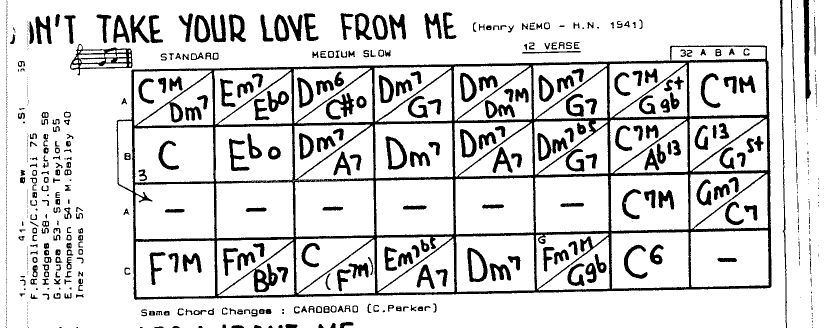
#> input picture crops/105_02_DON_T_TAKE_YOUR_LOVE_FROM_ME.png, 1654 x 655 px (shown at 1/2 size); its folder holds only this picture in this run
$ python deskew_crops_all.py
#> lines starting #> are read from the running program, lines starting #| are printed output that depends on the picture; after the words box and inside, x2 and y2 are one past the last pixel; in counts of white or black regions, pixels touching at a corner belong together
### pipelines/chords/crop_tunes.py
#!/usr/bin/env python3
"""
crop_tunes.py  -  Crop individual jazz tunes from scanned chord-grid pages
=========================================================================

Source material: "Anthologie des grilles de jazz" style pages where several
tunes are stacked vertically. Each tune has a large hand-lettered TITLE in
capitals (NOT inside a box), a small genre/tempo sub-header, then a grid of
chord boxes, and a per-tune column of discography references on the right.

The scans are 1-bit (bilevel), ~235 ppi, with no higher-quality source.

WHAT IS RELIABLE (done automatically)
  * Splitting a page into tunes and naming them, GIVEN the book index (--index).
    The script is "index-driven": the index lists exactly which titles are on
    each printed page, so the image is only used to LOCATE each known title.
    It detects candidate title bands, then aligns the page's known titles to
    them in order. Benefits:
      - a title whose hand-lettering won't OCR is still placed by its position
        in the known sequence (e.g. between its neighbours);
      - chord rows misread as titles align to nothing and are ignored;
      - tunes with several grid blocks are not over-split;
      - the exact spelling comes from the index.
    Detection is resolution-independent (every page is normalised to a working
    width internally; crops are still saved at native resolution).

  * Without --index the script falls back to pure geometry + fuzzy OCR, which is
    much less reliable on this hand-lettering. Supplying the index is strongly
    recommended.

WHAT STILL NEEDS A GLANCE
  * Each placed title carries a confidence; low ones are flagged review=yes in
    the manifest. Titles placed purely by sequence position (OCR unreadable)
    show low confidence even when correct, so a quick scan of flagged rows is
    worthwhile. The printed PAGE NUMBER is supplied via --start-page (the index
    is keyed on it), not read from the scan.

USAGE
  Step 1  detect + crop + match titles to the index:
      python pipelines/chords/crop_tunes.py page341_Riverboat.pdf \
             --out data/chords/01_crops --start-page 340 --no-sidebar \
             --index sources/AGJ_index.pdf

  Step 2  open data/chords/01_crops/manifest.csv, check the rows with review=yes
          (fix the 'title' column only if wrong), then apply the final filenames:
      python pipelines/chords/crop_tunes.py --apply data/chords/01_crops/manifest.csv

  Process the whole book by giving each PDF its correct --start-page into the
  same --out folder; the manifest accumulates across runs.

RESUMABLE / RE-ENTRANT
  Progress is checkpointed to manifest.csv after every page (atomic write), and
  pages are extracted one at a time. If the run is cancelled or killed, just run
  the SAME command again: pages whose crops already exist are skipped and it
  continues from where it stopped. Delete a crop (or the manifest) to force the
  affected page(s) to be redone.

OPTIONS
  --index PATH       book index PDF/.txt; titles are matched to it (recommended)
  --page-window N    also match against +/-N neighbouring index pages (use 1 if
                     printed page numbers might be off by one). Default 0.
  --review-below F   flag titles with match confidence below F (default 0.55)
  --out DIR          output directory (default data/chords/01_crops)
  --start-page V     printed number of the FIRST page of each PDF ('auto' =
                     digits from the filename). Incremented per page.
  --format png|pdf   output format for crops (default png)
  --no-sidebar       crop to the chord-grid only, excluding the right-hand
                     discography column (default: include it).
  --full-width       no horizontal cropping at all: keep the full page width
                     (discography column + both margins). Vertical cuts only.
  --keep-crossref    A gridless index entry BETWEEN two tunes (a redirect line
                     such as "AH LEU CHA -> I GOT RHYTHM") is always cropped on
                     its own -- it is a real index title and must not bleed into
                     a neighbour. This flag additionally keeps a gridless entry
                     that is the LAST on the page (e.g. "X -> SEE PAGE 26"),
                     which otherwise runs over the footer. Default: skip those.
  --pad PX           padding added around each crop (default 12)
  --scale F          rescale output crops by factor F (default 1.0 = native).
  --debug            also write *_debug.png overlays showing detected regions.

MANIFEST COLUMNS
  title      final title used for the filename (from the index when matched)
  conf       match confidence 0..~1 (higher = surer)
  review     'yes' when conf is low and the title is worth a human glance
  ocr_raw    what the title OCR actually read (for debugging)
  alt_title  full index entry incl. any (parenthetical) alternate title

USAGE
  python pipelines/chords/crop_tunes.py sources/AGJ.pdf --out data/chords/01_crops \
         --start-page 7 --full-width --index sources/AGJ_index.pdf
"""
import argparse, csv, os, re, sys, subprocess, tempfile, time, shutil

_START = time.time()


def log(msg=""):
    """Print a timestamped status line immediately (unbuffered)."""
    print(f"[{time.time() - _START:6.1f}s] {msg}", flush=True)
import numpy as np
import cv2

try:
    import pytesseract
    HAVE_TESS = True
except Exception:
    HAVE_TESS = False


def write_png_1bit(path, img, retries=4):
    """Save a FINAL crop as a full-resolution 1-bit optimized PNG.

    Output-encoding convention (docs/specs/melody_digitizer_spec.md §2): the
    source scans are bilevel, so any gray in a crop is an interpolation
    artifact from deskew/resize. Pipelines work in grayscale internally and
    binarize exactly once, here, at the last write (threshold 128) — never
    re-transform an already-binarized crop; regenerate from the PDF instead.
    1-bit shrinks the tracked corpus ~5x. PIL is used because cv2.imwrite
    cannot emit 1-bit PNGs. Debug/overlay images must NOT go through this.
    Retries briefly like melody_cropper.write_png (transient Windows locks)."""
    from PIL import Image
    if img.ndim == 3:
        img = cv2.cvtColor(img, cv2.COLOR_BGR2GRAY)
    bilevel = Image.fromarray(np.where(img > 128, 255, 0).astype(np.uint8),
                              mode="L").convert("1")
    for attempt in range(retries):
        try:
            bilevel.save(path, optimize=True)
            return
        except OSError:
            time.sleep(0.25)
    raise IOError(f"could not write {path} (locked?)")


# ----------------------------------------------------------------------------
# Image loading: prefer the embedded bilevel stencil (no resampling); fall back
# to rendering the PDF page at high DPI.
# ----------------------------------------------------------------------------
# [85 lines left out: functions count_pages, extract_page, pdf_page_images, not called in this run]


def to_ink(gray):
    """Return (gray_black_on_white, ink_mask) with ink=255.
    Handles the inverted-stencil polarity (white ink on black)."""
    g = gray.copy()
    if g.mean() < 110:            # mostly dark -> stencil is inverted
        g = 255 - g
    _, ink = cv2.threshold(g, 128, 255, cv2.THRESH_BINARY_INV)
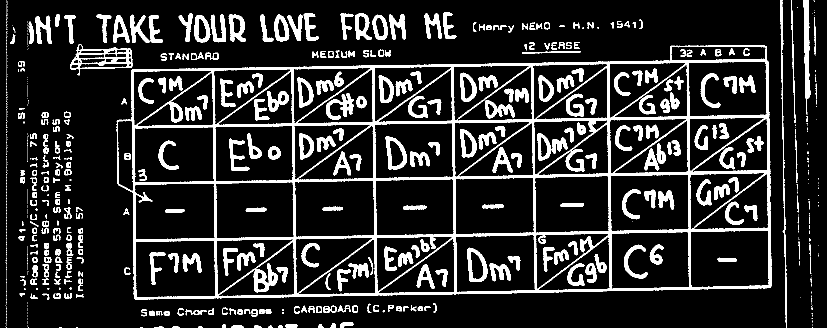
#> ink: shape (655, 1654) (shown at 1/2 size); 15.1% white; 841 white regions (479 under 20 px), largest, box (x1, y1, x2, y2) and area: (233, 91, 1543, 600) 63419, (140, 88, 265, 151) 2169, (1607, 0, 1622, 204) 1821
    return g, ink


def _open(mask, kx, ky):
    return cv2.morphologyEx(mask, cv2.MORPH_OPEN,
                            cv2.getStructuringElement(cv2.MORPH_RECT, (kx, ky)))


# --- chord-grid block detection (calibrated for the working width) ----------
# The 1-bit scans frequently have broken/dotted grid rules, so a long horizontal
# opening kernel (the old 150 px) erased whole rows and the grid went undetected
# -- which in turn produced bogus title bands and badly truncated crops. A
# shorter kernel + lower row threshold tolerates the breaks and recovers one
# clean block per tune. The vertical kernel stays long so hand-lettered TITLE
# strokes (~55-75 px) are never mistaken for grid rules.
_GRID_HK = 90        # min horizontal grid-rule length (px) for block detection
_GRID_VK = 85        # min vertical grid-rule length (px)
_GRID_THR = 0.06     # fraction of content width showing grid structure in a row
_GRID_CLOSE = 54     # bridge vertical gaps (px) between grid rows of one block


# [204 lines left out: functions grid_row_mask, grid_blocks_from_mask, content_x_bounds, grid_right_edge, _tallest_run, detect_tunes and 1 more, not called in this run]


# ----------------------------------------------------------------------------
# Title index (from the book's alphabetical index PDF) + fuzzy matching
# ----------------------------------------------------------------------------
from difflib import SequenceMatcher

_LEAD = re.compile(r'^(.+?)\s*\.{2,}\s*(\d{1,3})\s*$')        # TITLE .... 123
_GLUE = re.compile(r"^(.+?[A-Za-z\)\'\?!])(\d{1,3})\s*$")     # TITLE123 (no dots)
_ONLYNUM = re.compile(r'^\d{1,3}$')


# [87 lines left out: functions _index_columns, load_index, not called in this run]


def _squash(s):
    return re.sub(r"[^A-Z]", "", s.upper())


# [37 lines left out: functions _title_score, match_titles, not called in this run]


def main_title(full):
    """The part used for the filename: drop a trailing parenthetical alt-title."""
    return re.split(r'\s*\(', full, 1)[0].strip() or full


# ----------------------------------------------------------------------------
# INDEX-DRIVEN detection
# ----------------------------------------------------------------------------
# The index lists exactly which titles are on a page, in order. We detect
# candidate title bands generously, then align the known titles to those bands
# (order-preserving). Extra bands (chord rows) align to nothing; a title whose
# OCR failed is still placed by its position in the known sequence. This is far
# more robust than letting page geometry decide how many tunes exist.
# ----------------------------------------------------------------------------
# [547 lines left out: functions _grid_blocks, _title_bands, candidate_bands, align_titles_to_bands, refine_title_top, detect_indexed and 6 more, not called in this run]


# [2 lines that do not run on import are left out]

### pipelines/melody/melody_cropper.py
#!/usr/bin/env python3
"""
melody_cropper.py  -  Stage 0: page/tune extraction from the AGJ melody book
============================================================================

Stage 0 of the melody pipeline (one python file per stage; see
docs/specs/melody_digitizer_spec.md). It
turns pages of `AGJ_Melody.pdf` (hand-written lead sheets, several tunes per
page) into one PNG per tune in `data/melody/01_crops/`, plus a `melody_manifest.json`
mapping each crop to a canonical tune (title + grille page) for manual review.

Unlike the chord-grille pages (crop_tunes.py), melody pages have NO chord grid:
each tune is a hand-lettered TITLE line followed by a stack of 5-line staves
(with chord letters written BELOW each staff). Tune boundaries are therefore
found from the staves + the title lines, not from grid boxes:

  1. Staff systems: long horizontal strokes (staff lines) grouped into ~110px
     bands (reuse crop_tunes de-lining kernels + to_ink polarity).
  2. Tune starts: a staff begins a new tune when the strip just ABOVE it holds a
     wide centred run of hand-lettering (the title) AND/OR sits below an unusually
     large vertical gap. Chord letters hug the staff ABOVE them, so they never
     look like a title sitting just above the NEXT staff -- that asymmetry is the
     discriminator. Both cues are recorded so low-confidence splits flag review.
  3. Each tune is cropped from just above its title to just above the next tune's
     title; the last tune runs to the bottom of its music, dropping any trailing
     lyrics paragraph (a short annotation is kept -- see last_tune_bottom).

The melody book's page numbers differ from the grille book's, so a crop cannot
be named with its grille id directly. Titles are OCR'd (reuse ocr_title) and
fuzzy-matched against the whole book index (AGJ_index.pdf) to recover the
canonical title + grille page; the crop is named `<melpage>_<idx>_<TITLE>.png`
and the manifest records the matched grille page/id for the eventual join to
`data/chords/02_raw/<id>.json`. Low match confidence -> review=yes.

USAGE
  python pipelines/melody/melody_cropper.py sources/AGJ_Melody.pdf --pages 847,935,939 \
         --melody-index sources/AGJ_Melody_Index.pdf --index sources/AGJ_index.pdf \
         --out data/melody/01_crops --debug
  python pipelines/melody/melody_cropper.py sources/AGJ_Melody.pdf --pages 7..972 \
         --melody-index sources/AGJ_Melody_Index.pdf --index sources/AGJ_index.pdf
"""
import argparse, json, os, re, subprocess, sys, tempfile, time

import numpy as np
import cv2

sys.path.insert(0, os.path.dirname(os.path.dirname(os.path.dirname(os.path.abspath(__file__)))))  # repo root

# Reuse the grille machinery: page extraction, polarity fix, morphology,
# title OCR, and the fuzzy index matcher.
from pipelines.chords.crop_tunes import (count_pages, extract_page, to_ink, _open, _index_columns,
                                         ocr_title, load_index, _title_score, slugify, main_title,
                                         write_png_1bit)

_START = time.time()


def log(msg=""):
    print(f"[{time.time() - _START:6.1f}s] {msg}", flush=True)


# [9 lines left out: function write_png, not called in this run]


# ---------------------------------------------------------------------------
# Deskew: the staff-line machinery (music_x_bounds, staff_bands) relies on
# ~150px runs of long HORIZONTAL ink, so even ~1 degree of scan rotation makes a
# staff line drift off its row and vanish from the H150 mask -- staves collapse
# or merge. We straighten the page first by finding the rotation that packs the
# ink into the sharpest horizontal rows (staff lines become tall projection
# peaks only when they are level).
# ---------------------------------------------------------------------------
def estimate_skew(ink, max_deg=4.0, step=0.25):
    """Rotation (deg, CCW positive) that best levels the staff lines.

    Rotate a downscaled ink mask across +/-max_deg and keep the angle whose row
    projection is most peaked (sum of squared row sums): aligned staff lines pile
    all their ink into a few rows, maximising that energy."""
#> called with max_deg = 6, step = 0.1
    small = cv2.resize((ink > 0).astype(np.float32), None, fx=0.25, fy=0.25,
                       interpolation=cv2.INTER_AREA)
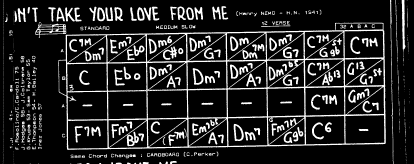
#> small: shape (164, 414) float32; min 0, max 1, mean 0.151
    h, w = small.shape
    c = (w / 2, h / 2)
    best_a, best_score = 0.0, -1.0
    for a in np.arange(-max_deg, max_deg + 1e-9, step):
        R = cv2.getRotationMatrix2D(c, float(a), 1.0)
        rot = cv2.warpAffine(small, R, (w, h), flags=cv2.INTER_LINEAR, borderValue=0)
        score = float((rot.sum(1) ** 2).sum())
        if score > best_score:
            best_score, best_a = score, float(a)
#> this loop made 121 passes
#> (score, best_score, best_a) on passes 1 to 8: (678235.1, 678235.1, -6), (680015.6, 680015.6, -5.9), (681706.1, 681706.1, -5.8), (683291.8, 683291.8, -5.7), (684884.2, 684884.2, -5.6), (686265.2, 686265.2, -5.5), (688002.1, 688002.1, -5.4), (689598, 689598, -5.3)
#> pass 1, in estimate_skew, `rot = cv2.warpAffine(small, R, (w, h), flags=cv2.INTER_LINEAR, borderV..`:
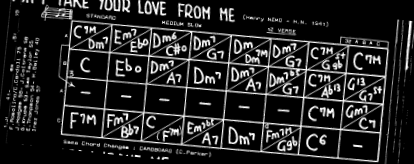
#> rot: shape (164, 414) float32; min 0, max 1, mean 0.147
#> pass 2, in estimate_skew, `rot = cv2.warpAffine(small, R, (w, h), flags=cv2.INTER_LINEAR, borderV..`:
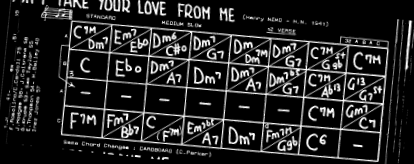
#> rot: shape (164, 414) float32; min 0, max 1, mean 0.147
#> pass 3, in estimate_skew, `rot = cv2.warpAffine(small, R, (w, h), flags=cv2.INTER_LINEAR, borderV..`:
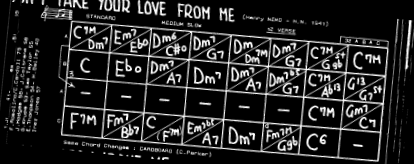
#> rot: shape (164, 414) float32; min 0, max 1, mean 0.147
#> after the loop, best_a = -1; best_score = 962303.6
    return best_a


def deskew(native, angle):
    """Rotate the scan by `angle` deg about its centre, padding with white."""
    h, w = native.shape[:2]
    R = cv2.getRotationMatrix2D((w / 2, h / 2), angle, 1.0)
    return cv2.warpAffine(native, R, (w, h), flags=cv2.INTER_LINEAR,
                          borderValue=(255, 255, 255))


# ---------------------------------------------------------------------------
# Geometry: staff systems and the music x-extent.
# ---------------------------------------------------------------------------
# [42 lines left out: functions music_x_bounds, staff_bands, not called in this run]


# ---------------------------------------------------------------------------
# Width crop: trim the page to the staves without clipping any music.
# ---------------------------------------------------------------------------
# We keep the FULL page height per tune, but narrow each crop to the music
# column so the white side margins and the spiral binding drop away. The anchor
# is the staff lines' own horizontal extent [sl, sr]; everything that reaches
# past it -- title ends, chord-symbol tails, 1st/2nd-ending brackets -- sits only
# a few dozen px beyond, while the binding sits >=~200px out behind a clear white
# gap. So a generous fixed pad keeps every overhang yet still lands inside that
# gap. A defensive clamp then refuses to cross a near-edge full-height binding
# column, in case a particular page's gap is tighter than the pad.
XPAD = 150             # px kept beyond the staff lines on each side
BIND_HFRAC = 0.32      # ink-column height fraction that marks a binding bar
BIND_GAP = 20          # stay this many px clear of a binding column


# [71 lines left out: functions staff_x_extent, music_x_crop, deline_text, merged_text_comps, not called in this run]


# ---------------------------------------------------------------------------
# Tune-start detection.
# ---------------------------------------------------------------------------
# A staff starts a new tune when a large vertical gap precedes it (GAP): a new
# tune needs room for its title, so within-tune staves (their gap filled by the
# previous staff's chord row) sit at the page's baseline spacing, while a real
# start clears it. That baseline spacing VARIES per page (~120-175px depending on
# how many staves are packed on), so a fixed threshold either over-splits dense
# pages or misses tight ones. Instead we threshold RELATIVE to the page's own
# median inter-staff gap: within-tune gaps stay below ~1.2x the median, real
# starts run >2x it, so GAP_RATIO*median lands safely between (with an absolute
# floor for pages too small to estimate a median). The title's width (WFRAC) is
# only a CORROBORATING cue -- it cannot mark a start on its own, because a
# full-width chord row ("F Dm Gm7 C7 ...") written below one staff drops into the
# next staff's title zone and trips wfrac mid-tune (and can even sit nearer the
# staff below than above). So a gap-start that also carries a wide title hugging
# its own staff is high-confidence; a gap alone is flagged for review.
WFRAC_START = 0.27     # merged title width / music width to corroborate a start
GAP_RATIO = 1.4        # a start gap exceeds this multiple of the median staff gap
GAP_FLOOR = 160        # absolute floor for the start gap (small/odd pages)
# Title sits in rows [staff_top-220, staff_top-8]. The upper reach is generous
# (220px, not ~one staff-gap) because a "Verse"/"Chorus"/"Bebop Intro" tempo line
# or a section box often sits BETWEEN the title and the staff, pushing the title
# ~160-190px up. That only risks catching the previous staff's chord row on a
# real start, but a real start's gap is large (>=300px), so that chord row stays
# well above 220px and out of the zone.
TITLE_ZONE = (220, 8)


# [40 lines left out: function find_tune_starts, not called in this run]


# A tune's last staff is followed by its chord-letter row; anything more below
# that is either a short annotation (keep) or a lyrics paragraph (omit). We
# classify by the total text height BELOW the chord row: one short line is an
# annotation, a taller block is lyrics.
LYRICS_MIN_H = 180     # px of text below the chord row that marks a lyrics block


# [328 lines left out: functions text_lines_below, last_tune_bottom, load_melody_index, match_index, parse_pages, resolve_grille_page and 3 more, not called in this run]


# [2 lines that do not run on import are left out]

### pipelines/melody/deskew_crops_all.py
"""One-off: deskew every data/melody/crops PNG in place using melody_cropper's tools.

For each `<name>.png` in data/melody/crops/ (skipping the `_orig` backups), copies
the original to `<name>_orig.png` first, then estimates + corrects skew and
overwrites the crop. Does NOT commit anything.

Usage: python pipelines/melody/deskew_crops_all.py
"""
import glob
import os
import shutil
import sys

import cv2

ROOT = os.path.dirname(os.path.dirname(os.path.dirname(os.path.abspath(__file__))))  # repo root
sys.path.insert(0, ROOT)

from pipelines.chords.crop_tunes import to_ink, write_png_1bit
from pipelines.melody.melody_cropper import deskew, estimate_skew

CROPS = os.path.join(ROOT, "data", "melody", "crops")


def process(src):
    name = os.path.splitext(os.path.basename(src))[0]
    backup = os.path.join(CROPS, f"{name}_orig.png")
    shutil.copy2(src, backup)

    native = cv2.imread(src, cv2.IMREAD_GRAYSCALE)
    _, ink = to_ink(native)
    # Wider search range than the page pass (+/-4 deg), finer step for a single image.
    angle = estimate_skew(ink, max_deg=6.0, step=0.1)
#> angle = -1
#> (the rest of the program and of its run is left out)
